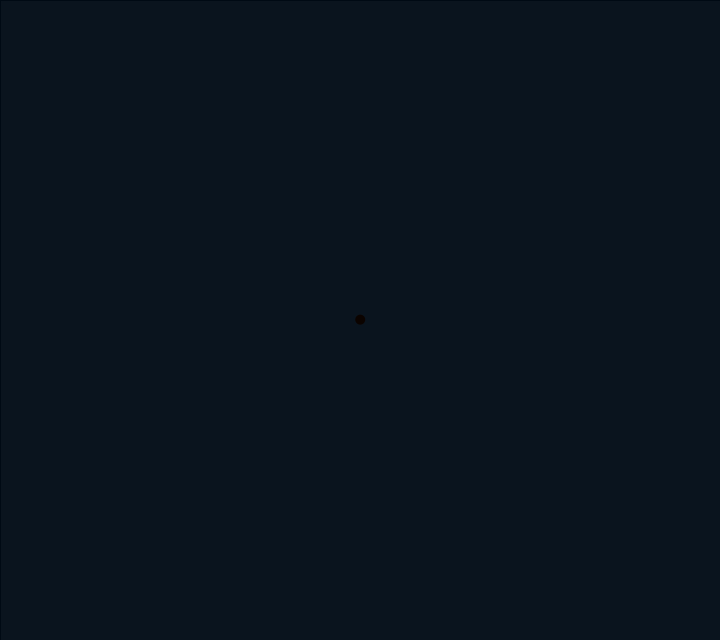
Frame 1 (no input)
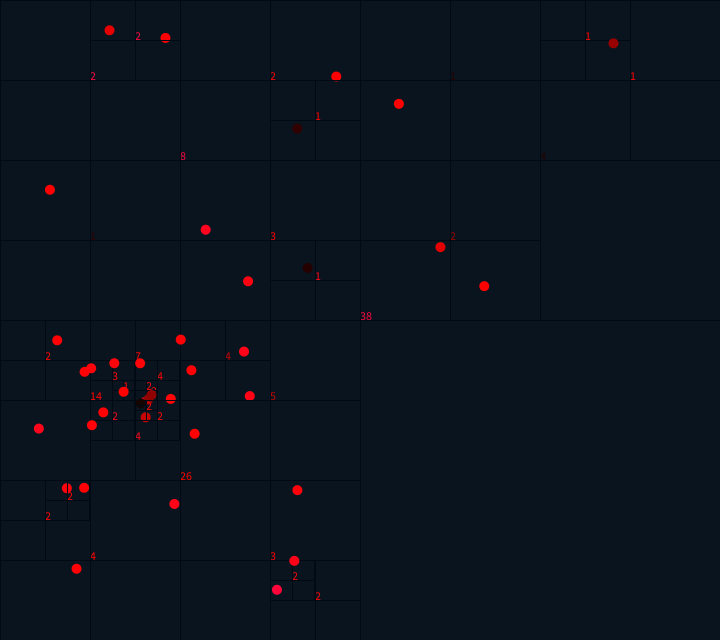
Frame 60 (the mouse pressed at the canvas centre just before this capture)
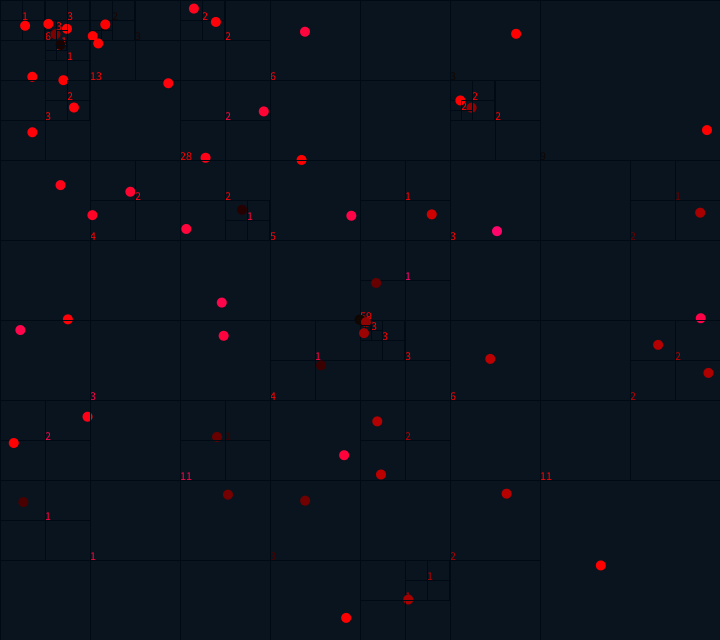
Frame 120 (the mouse held since frame 60 and released just before this capture)

The Processing sketch that drew these frames (run headless with seeded random() and noise(); from frame 60 on, the mouse is pressed at the canvas centre):

// Processing sketch: Quadruples
// ── Quadruples.pde
import java.util.List; //<>// //<>//
import java.util.*;

final int minSize = 10;


abstract class Quadruple {
  protected int startX;
  protected int startY;
  protected int width;
  protected int height;

  public void draw() {
    noFill();
    stroke(0, 10, 20);
    rectMode(CORNER);
    rect(startX, startY, this.width, this.height);
    drawSpecial();
  }


  public Quadruple(int startX, int startY, int width, int height) {
    this.startX = startX;
    this.startY = startY;
    this.width = width;
    this.height = height;
  }

  public boolean contains(PVector position) {
    return (position.x >= startX && position.x <= startX + this.width) && (position.y >= startY && position.y <= startY + this.height);
  }


  abstract public  List<Entity> update();
  abstract protected Quadruple compress();
  abstract protected void drawSpecial();
  abstract Quadruple addEntity(Entity e);
  abstract protected int getEntityCount();
}

class LeafQuadruple extends Quadruple {
  private List<Entity> entities;

  public LeafQuadruple(int startX, int startY, int width, int height) {
    super(startX, startY, width, height);
    entities = new ArrayList<Entity>();
  }

  protected void drawSpecial() {
    for (Entity entity : entities) 
      entity.draw();
  }
  public List<Entity> update() {
    for (int i = 0; i < entities.size()-1; i++) {
      Entity entity = entities.get(i);
      for (int j = i+1; j < entities.size(); j++) {
        entity.collide(entities.get(j));
      }
    }
    ArrayList<Entity> result = new ArrayList<Entity>();
    Iterator<Entity> iter = entities.iterator();
    while (iter.hasNext()) {
      Entity entity = iter.next(); 

      PVector newpos = entity.update();
      if (!contains(newpos)) {
        result.add(entity);
        iter.remove();
      }
    }
    return result;
  }

  protected Quadruple compress() {
    return this;
  }

  public Quadruple addEntity(Entity e) {
    if (this.width < minSize || this.height < minSize || this.entities.size() == 0) {
      this.entities.add(e);
      return this;
    } else {
      NodeQuadruple result = new NodeQuadruple(this.startX, this.startY, this.width, this.height);
      for (Entity entity : entities) {
        result =  result.addEntity(entity, true);
      }
      return result.addEntity(e);
    }
  }

  protected  int getEntityCount() {
    return entities.size();
  }
}

public class NodeQuadruple extends Quadruple {
  private Quadruple q1;
  private Quadruple q2;
  private Quadruple q3;
  private Quadruple q4;

  public NodeQuadruple(int startX, int startY, int width, int height) {
    super(startX, startY, width, height);
    q1 = new LeafQuadruple(startX, startY, width/2, height/2);
    q2 = new LeafQuadruple(startX + width/2, startY, width/2, height/2);
    q3 = new LeafQuadruple(startX, startY + height/2, width/2, height/2);
    q4 = new LeafQuadruple(startX + width/2, startY + height/2, width/2, height/2);
  }

  protected void drawSpecial() {
    text("" + getEntityCount(), startX +  width/2, startY + height/2);
    q1.draw();
    q2.draw();
    q3.draw();
    q4.draw();
  }


  protected Quadruple compress() {

    if (getEntityCount() == 0)
      return new LeafQuadruple(this.startX, this.startY, this.width, this.height);
    else 
    return this;
  }


  public List<Entity> update() {
    ArrayList<Entity> entities = new ArrayList<Entity>();
    ArrayList<Entity> result = new ArrayList<Entity>();
    entities.addAll(q1.update());

    entities.addAll(q2.update());

    entities.addAll(q3.update());

    entities.addAll(q4.update());

    for (Entity entity : entities) {
      PVector pos = entity.getPosition();
      if (!contains(pos))
        result.add(entity);
      else {
        if (q1.contains(pos))
          q1 = q1.addEntity(entity);
        else if (q2.contains(pos))
          q2 = q2.addEntity(entity);
        else if (q3.contains(pos))
          q3 = q3.addEntity(entity);
        else if (q4.contains(pos))
          q4 = q4.addEntity(entity);
      }
    }
    q1  = q1.compress();
    q2  = q2.compress();
    q3  = q3.compress();
    q4  = q4.compress();

    return result;
  }

  protected int getEntityCount() {
    int result = 0;
    result += q1.getEntityCount();
    result += q2.getEntityCount();
    result += q3.getEntityCount();
    result += q4.getEntityCount();
    return result;
  }


  public Quadruple addEntity(Entity entity) {
    if (getEntityCount() == 0) {
      LeafQuadruple quad = new LeafQuadruple(this.startX, this.startY, this.width, this.height);
      return quad.addEntity(entity);
    } else {
      PVector pos = entity.getPosition();
      if (q1.contains(pos))
        q1 = q1.addEntity(entity);
      else if (q2.contains(pos))
        q2 = q2.addEntity(entity);
      else if (q3.contains(pos))
        q3 = q3.addEntity(entity);
      else if (q4.contains(pos))
        q4 = q4.addEntity(entity);
      return this;
    }
  }

  public NodeQuadruple addEntity(Entity entity, boolean multiple) {

    PVector pos = entity.getPosition();
    if (q1.contains(pos))
      q1 = q1.addEntity(entity);
    else if (q2.contains(pos))
      q2 = q2.addEntity(entity);
    else if (q3.contains(pos))
      q3 = q3.addEntity(entity);
    else if (q4.contains(pos))
      q4 = q4.addEntity(entity);
    return this;
  }
}


Quadruple main;

void mousePressed() {
}

void setup() {
  size(720, 640);
  main = new LeafQuadruple(0, 0, width, height);
  main.addEntity(new Particle(width/2, height/2));
  main.addEntity(new Particle(width/2 - 20, height/2 + 10));
}

void draw() {
  background(10, 20, 30);
  main.update();
  main.draw();
  if (mousePressed) {

    main = main.addEntity(new Particle(mouseX, mouseY));
  }

  if (Math.random() > 0.95) {
    int posX = (int)(Math.random() * width);
    int posY = (int)(Math.random() * height);

    int count = (int)(Math.random() * 100);
    for (int i= 0; i < count; i++) 
      main = main.addEntity(new Particle(posX, posY));
  }
}
// ── Entity.pde

interface Entity {
  void collide(Entity entity);
  PVector update();
  PVector getPosition();
  void draw();
}
float spd = 1;
float accel = 0.5;
float size = 10;
class Particle implements Entity {
   PVector position;
   PVector velocity;
   PVector acceleration;
   
   void collide(Entity other) {
     if(PVector.dist(other.getPosition(), position) < size) {
       PVector dir = PVector.sub(position,other.getPosition());
       dir.normalize();
       dir.mult(5);
       velocity.add(dir);
       
     }
   }
   
   Particle(int startX, int startY) {
      position = new PVector(startX, startY);
      velocity = new PVector((float)Math.random() * spd - spd/2,(float)Math.random() * spd - spd/2);
      acceleration = new PVector((float)Math.random() * accel - accel/2,(float)Math.random() * accel - accel/2);
   }
  
  
  PVector getPosition() {
   return position.copy(); 
  }
  
  PVector update() {
    this.velocity.add(acceleration);
    this.position.add(velocity);
    this.acceleration.mult(0.9);
    return position.copy();
  }
  
  void draw() {
    int red = (int)(velocity.mag() /10 * 255);
    int green = (int)(acceleration.mag() /10 * 255);
    
    int blue = (int)(acceleration.mag() * velocity.mag()/(10*10) * 255);
    fill(red, green, blue);
    rectMode(CENTER);
    noStroke();
    ellipse(position.x, position.y, size, size);
  }
}
